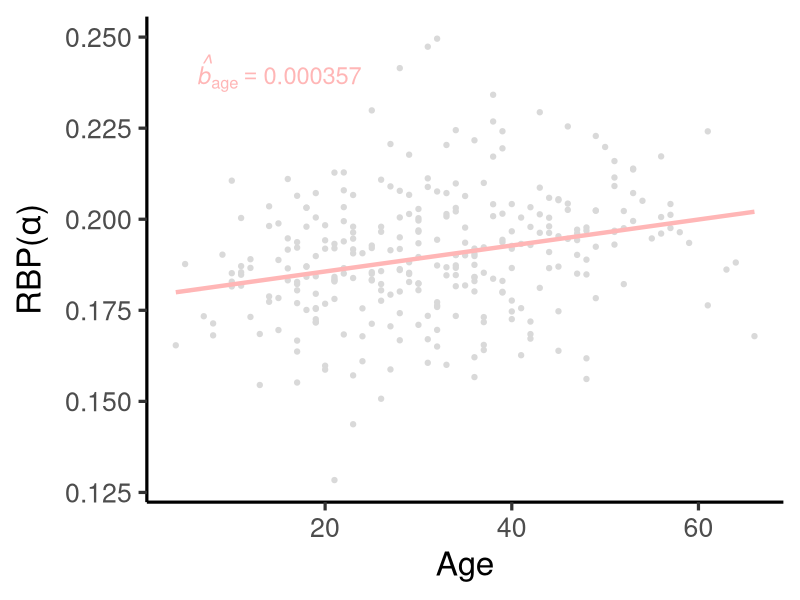
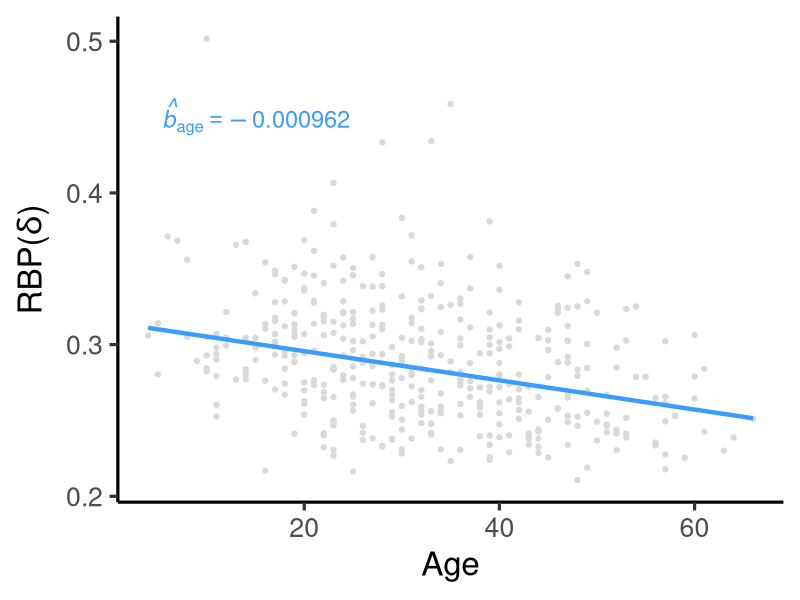

The R source for these figures, in order:
################################################################################

# Script to 'zoom in' on a couple of well populated ROIs to show how RBP is 
# changing with age



#### PRELIMINARIES #############################################################

# packages
library(tidyverse)   # data frames & ggplot 
library(lme4)        # linear mixed models

# data
setwd("/media/b6036780/8TB1/norm-ieeg-age-sex-site")
BPdata_p = read.csv("Data/ROI1_relBP_pooled.csv")

# chosen ROIs: want one +ve and one -ve relationship with RBP & age
# also one cortical and one subcortical

# looking to my ROI-level analysis, will hippocampus in alpha (+ve)
# this is the highest populated subcortical region 
alp_HP = BPdata_p %>%
  filter(ROI_R==12) %>%
  select(Site, Age, alphaBP)

# take middle temporal in delta (-ve) highest populated coritcal region
del_MT = BPdata_p %>%
  filter(ROI_R==62) %>%
  select(Site, Age, deltaBP)

# plot settings
theme_set(theme_classic(base_size = 24))


#### MODEL AND PLOT MID TEMP ALPHA #############################################

# plotting model directly uses ggplot uses OLS - no grouping/random effect

# fit the LMM & extract coeffs
alp_HP_LMM = lmer(alphaBP~Age+(1|Site), data=alp_HP)
alp_HP_LMM_coef = summary(alp_HP_LMM)$coefficients

# predict marginal/fixed effect values
alp_HP = alp_HP %>% 
  mutate(fit.age = predict(alp_HP_LMM, re.form = NA))

# plot
b_alp = round(alp_HP_LMM_coef["Age","Estimate"],6) 
pdf("Output/alpha_hipp.pdf", width=11,height=7)
alp_HP %>%
  ggplot(aes(x = Age, y = alphaBP)) +
  geom_point(col = "#D9D9D9") +
  geom_line(aes(y = fit.age), col = "#FFB6B6", linewidth = 1.5) +
  ylab(expression("RBP("*alpha*")")) +
  annotate("text", x=15,y=0.24, col="#FFB6B6",size=6, label=deparse1(bquote(italic(hat(b))[age]==.(b_alp))),parse=T)
dev.off()


#### MODEL AND PLOT HIPPOCAMPUS DELTA ##########################################

# fit the LMM & extract coeffs
del_MT_LMM = lmer(deltaBP~Age+(1|Site), data=del_MT)
del_MT_LMM_coef = summary(del_MT_LMM)$coefficients

# predict marginal/fixed effect values
del_MT = del_MT %>% 
  mutate(fit.age = predict(del_MT_LMM, re.form = NA))

# plot
b_del = round(del_MT_LMM_coef["Age","Estimate"],6)
pdf("Output/delta_midtemp.pdf", width=11,height=7)
del_MT %>%
  ggplot(aes(x = Age, y = deltaBP)) +
  geom_point(col = "#D9D9D9") +
  geom_line(aes(y = fit.age), col = "#3A9CFF", linewidth = 1.5) +
  ylab(expression("RBP("*delta*")")) +
  annotate("text", x=15,y=0.45, col="#3A9CFF",size=6, label=deparse1(bquote(italic(hat(b))[age]==.(b_del))),parse=T)
dev.off()



#### CHECKING ##################################################################

# sanity check alpha !
#alp_HP %>%
#  ggplot(aes(x = Age, y = alphaBP)) +
#  geom_point(pch = 16, col = "grey") +
#  geom_abline(intercept=alp_HP_LMM_coef["(Intercept)","Estimate"],
#              slope = alp_HP_LMM_coef["Age","Estimate"])


# sanity check delta !
#del_MT %>%
#  ggplot(aes(x = Age, y = deltaBP)) +
#  geom_point(pch = 16, col = "grey") +
#  geom_abline(intercept=del_MT_LMM_coef["(Intercept)","Estimate"],
#              slope = del_MT_LMM_coef["Age","Estimate"])

